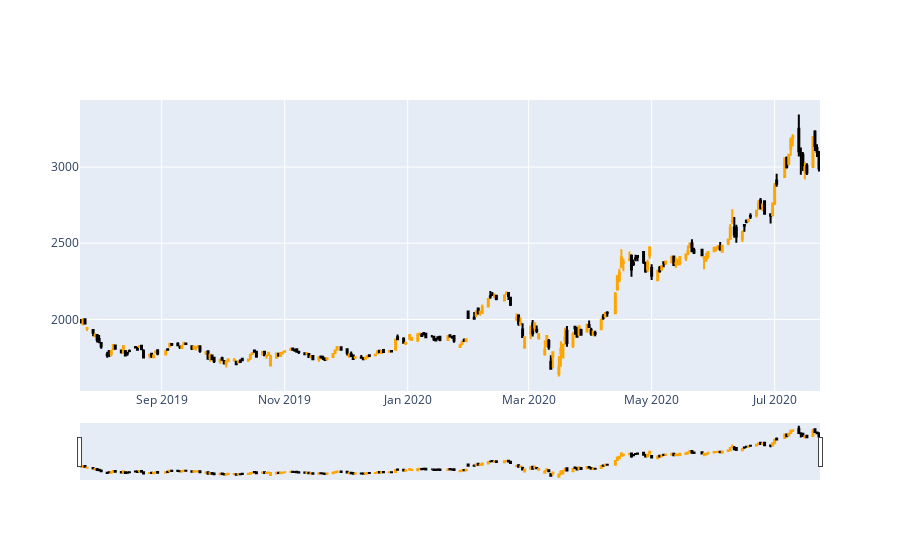

The cell this chart's notebook holds for it:
### Code cell
figure = go.Figure(
    data =[
        go.Candlestick(x = df.index,
                      low = df['Low'],
                      high = df['High'],
                      close = df['Close'],
                      open = df['Open'],
                      increasing_line_color = 'orange',
                      decreasing_line_color = 'black')
    ]
    )
figure.show()

### Figure 1 — Plotly figure (JSON) as saved in the notebook; plotly's stock layout.template omitted (floating-point values rounded to 4 significant figures; data arrays with more than 128 entries replaced by an {"elided": "..."} marker saying what was removed)
{"data": [{"close": {"elided": "254 float values"}, "decreasing": {"line": {"color": "black"}}, "high": {"elided": "254 float values"}, "increasing": {"line": {"color": "orange"}}, "low": {"elided": "254 float values"}, "open": {"elided": "254 float values"}, "type": "candlestick", "x": {"elided": "254 str values"}}], "layout": {}}
